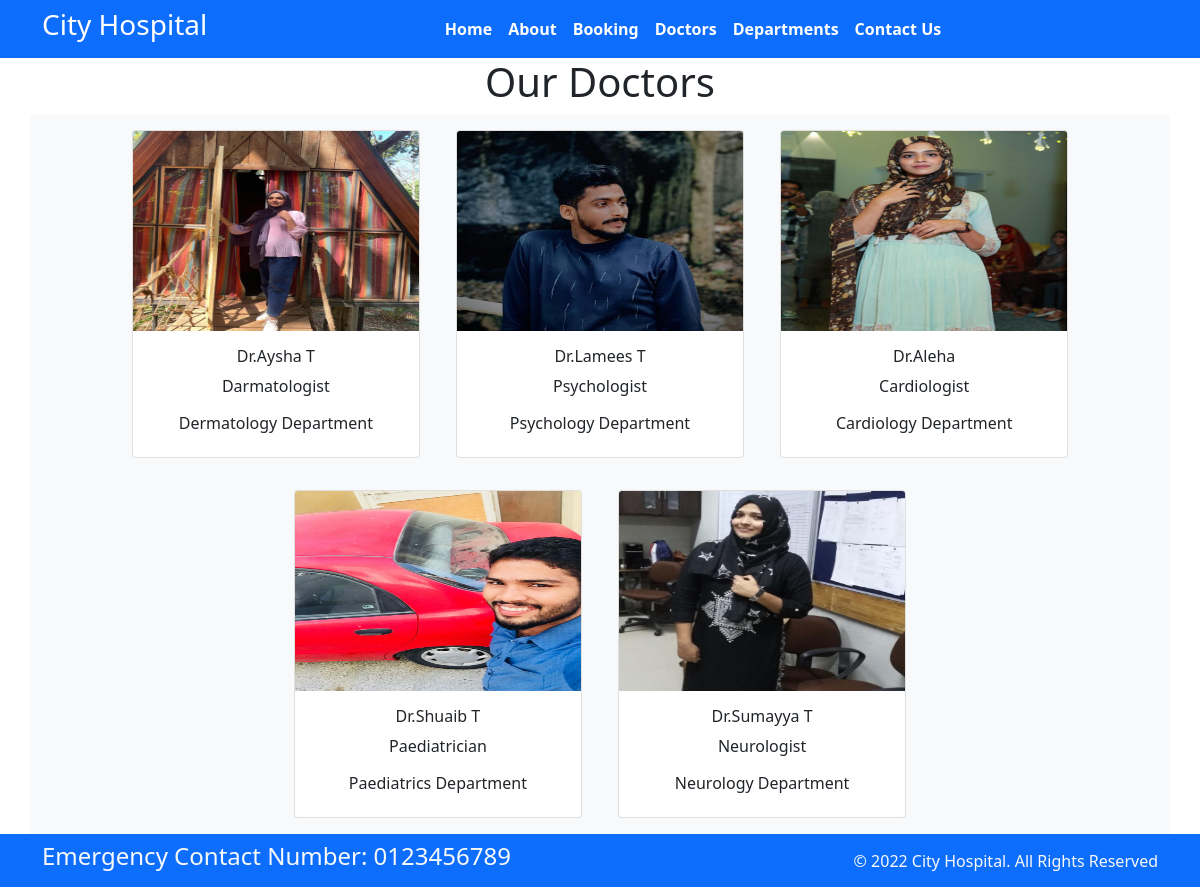
The app's page /doctors/ with its own data.
### home/models.py (models this page shows, shortened)
class Doctors (models.Model):
    doc_name= models.CharField(max_length=255)
    doc_spec= models.CharField(max_length=255)
    dep_name= models.ForeignKey(Departments,on_delete=models.CASCADE)
    doc_image=models.ImageField(upload_to='doctors')

class Departments (models.Model):
    dep_name= models.CharField(max_length=100)
    dep_decription=models.TextField()
    def __str__(self):
        return self.dep_name

### home/views.py (the view)
# urls.py: path('doctors/', views.doctors,name='doctors'),
def doctors(request):
    dict_docs={
        'doctors':Doctors.objects.all()
    }
    return render(request,'doctors.html',dict_docs)

### templates/doctors.html (shortened to what this page needs)
{% extends "base.html" %}
{% block content %}
<h1 class='text-center'>Our Doctors </h1>
<div class="container text-center bg-light">
{% for d in doctors %}
<div class="card text-center mx-3 my-3" style="width: 18rem; display:inline-block">
    <img src="{{d.doc_image.url}}" class="card-img-top width="50" height="200" alt="...">
    <div class="card-body">
      <h6 class="card-title">Dr.{{d.doc_name}}</h6>
      <p class="card-text">{{d.doc_spec}}</p>
      <h6>{{d.dep_name}} Department</h6>
    </div>
  </div>
{% endfor %}
</div>
 {% endblock %}

### templates/base.html (shortened to what this page needs)
{% load static %}
<!DOCTYPE html>
<html>
  <head>
    <link rel="stylesheet"
      href=" https://cdn.jsdelivr.net/npm/bootstrap@5.1.3/dist/css/bootstrap.min.css ">
    <link rel="stylesheet"
      href="https://use.fontawesome.com/releases/v5.2.0/css/all.css">
      <link rel="stylesheet"
      href="{% static '/css/style.css/' %}">
  </head>
  <body>
    <nav class="navbar bg-primary navbar-expand-md ">
      <div class="container">
        <div class="col-2 text-left pl-md-0">
          <h3 class="text-white"> City Hospital </h3>
        </div>
        <div
          class="collapse navbar-collapse justify-content-center col-md-8 navbar-collapse-3">
          <ul class="navbar-nav justify-content-center  fw-bold">
            <li class="nav-item active">
              <a class="nav-link text-white" href="{% url 'home' %}">Home </a>
            </li>
            <li class="nav-item">
              <a class="nav-link text-white" href="{% url 'about' %}">About</a>
            </li>
            <li class="nav-item">
              <a class="nav-link text-white" href="{% url 'booking' %}">Booking</a>
            </li>
            <li class="nav-item">
              <a class="nav-link text-white" href="{% url 'doctors' %}">Doctors</a>
            </li>
			 <li class="nav-item">
              <a class="nav-link text-white" href="{% url 'department' %}">Departments</a>
            </li>
            <li class="nav-item">
              <a class="nav-link text-white" href="{% url 'contact' %}">Contact Us</a>
            </li>
          </ul>
        </div>
      </div>
    </nav>
    {% block content %}{% endblock %}
    <section class="">
      <footer class="pt-2 pb-2  bg-primary text-light">
        <div class="container">
          <div class="row align-items-center">
            <div class="col-12 col-md-8">
              <h4>Emergency Contact Number: 0123456789</h4>
            </div>
            <div class="col-12 col-md-4 mt-4 mt-md-0 text-center text-md-end">
              © 2022 City Hospital. All Rights Reserved
            </div>
          </div>
        </div>
      </footer>
    </section>
  </body>
</html>

### records on screen
Doctors: doc_image (picture), doc_name "Aysha T", doc_spec "Darmatologist", dep_name "Dermatology"
Doctors: doc_image (picture), doc_name "Lamees T", doc_spec "Psychologist", dep_name "Psychology"
Doctors: doc_image (picture), doc_name "Aleha", doc_spec "Cardiologist", dep_name "Cardiology"
Doctors: doc_image (picture), doc_name "Shuaib T", doc_spec "Paediatrician", dep_name "Paediatrics"
Doctors: doc_image (picture), doc_name "Sumayya T", doc_spec "Neurologist", dep_name "Neurology"
